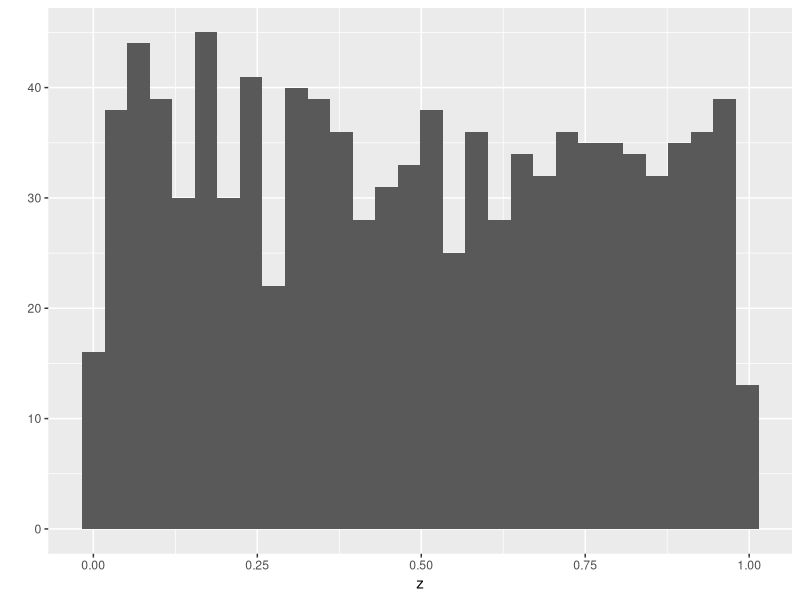
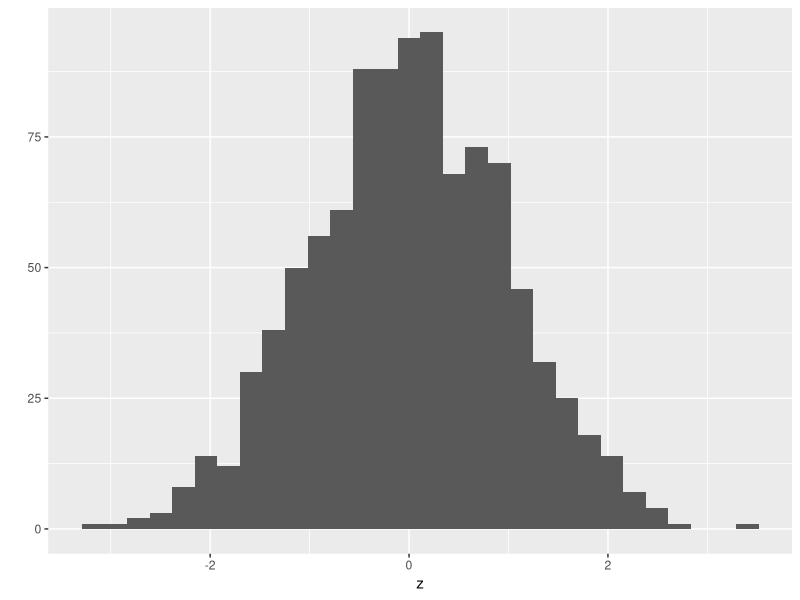

Source code (R) for these figures, in order: (Note: this script raises an error after producing the figures.)
# Atomic vectors II
# 06 february 2024
# NRG

# create an empty vector, specify mode and length
z <- vector(mode="numeric",length=0)
print(z)

z <-c(z,5)
print(z)
# This "dynamic sizing" is VERY SLOW....so don't do it uness no other option

# has 100 0s in a numeric vecotor
z <- rep(0,100)
length(z)
head(z)
tail(z)

z[c(50,51,52)]

# preferred way to build a vector, better to start with NAs
z <- rep(NA,100)
head(z)

# what type of variable is this?
typeof(z)

# need to rely on coersion
z[1] <- "washington"
head(z)
typeof(z)

# Efficiently create vectors

#using the sequence function, and the paste function 
# ****** DID NOT WORK????
# can add an underscore or whatever between the quotes
my_vector <- runif(100)
my_names <- paste("Genus",seq(1:length(my_vector)),
                  "species", 
                  sep="")
head(my_names)
names(my_vector) < my_names
head(my_vector)
str(my_vector)

# rep for repeating elements
rep(0,5,6) #give the element (or vector) and number of times to repeat
rep(x=0,5,times=5) #using the argument name sis always prudent
rep(times=6,x=0.5) #which argument names, order is not important
my_vec <- c(1,2,3)
rep(x=my_vec,times=2) # number applies to entire vector
rep # repeat each element individually
rep(x=my_vec,times=my_vec) # what does this do?
rep(x=my_vec,each=my_vec) # what about this?
rep(x=my_vec,each=c(3,2,1)) # what about this?

# Using seq
seq(from=2, to=1) #set limits for integer sequences
2:4 # very common short cut with no explicit functio wrappers
seq(from=2,to=4,by=0.5) #us a by function can generate real numbers
x <- seq(from=2, to=4,length=7) #sometimes easier to just specify length
my_vec <- 1:length(x) # commonly used, but actually slow
print(my_vec)
seq_along(my_vec)# this is also faster than 1:5 # much faster for models and big data
seq_len(5) 

#using random number generators
#explore
set.seed(2400) 
runif(5) # 5 random uniform values between 0 and 1
runif(n=3, min=100, max=101) # 3 randome uniform values between 100 and 101

rnorm(6) # 6 random normal values with mean 0 and standard deviation 1
rnorm(n=5, mean=100, sd=30) # 5 randome normal values with mean 100 and sd 30

#Explore distributions by sampling and plotting
library(ggplot2) #do this at the very start
z <- runif(1000) #default uniform (0,1)
qplot(x=z)
z <- rnorm(1000) #default normal (0,1)
qplot(x=z)

long_vec <- seq_len(10)
typeof(long_vec)
str(long_vec)

sample(x=long_vec) #with no other params, this renbers the vector
sample(x=long_vec, size=3) # specify a number (sampling without replacement)
sample(x=long_vec, size=11) 
sample(x=long_vec, size=16,replace=TRUE) #can generate duplicates
